Frame 1 (no input): blank canvas, image omitted
Frame 60 (the mouse pressed at the canvas centre just before this capture): blank canvas, image omitted
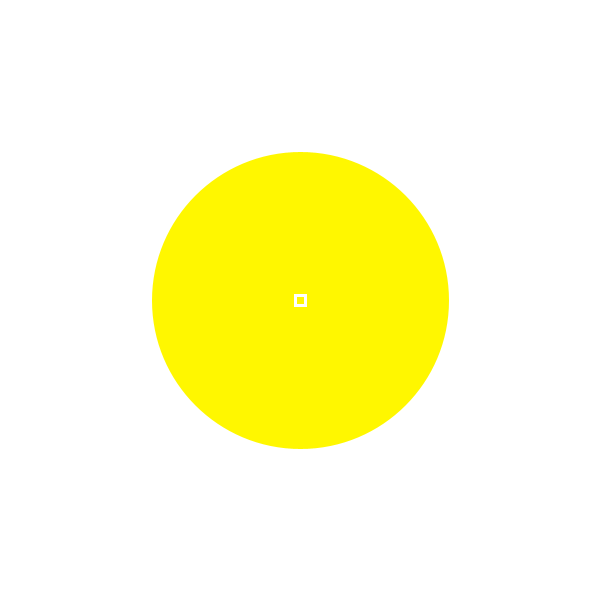
Frame 120 (the mouse held since frame 60 and released just before this capture)

The Processing sketch whose frames 1 and 60 were blank and that drew this single picture after the mouse press (run headless with seeded random() and noise(); from frame 60 on, the mouse is pressed at the canvas centre):

// Processing sketch: eduardoc0
// ── eduardoc0.pde
//Universidad del Desarrollo -
//Facultad de Diseño - Diseño Digital - 6to semestre - Expresión Digital II
//Certamen00
/*
En este programa se visualizan líneas que van formando figuras según
la posición del mouse en el eje X e Y, las coordenadas a su vez cambian
la posición y tamaño de una pelota que se encuentra en el canvas.
Los clicks y tipeos cambian los colores del fondo y la posición del puntero.
*/

int q;                                //se declara q como un número entero
float a;                              //se declara a como un numero decimal
color amarillo, negro, blanco;        //se declaran los colores amarillo, negro y blanco

void setup() {                       //ámbito de inicio
  size(600, 600);                    //tamaño del canvas
  q = 10;                            //se inicia q con un valor 10
  a = 0;                             //se inicia a con un valor 0
  amarillo = #FFF700;                //se inicia el color amarillo
  negro = #000000;                   //se inicia el color negro
  blanco = #FFFFFF;                  //se inicia el color blanco
}

void draw() {                       //ámbito de dibujo
  background(negro);                //color de fondo negro
  noCursor();                       //el puntero no se ve dentro del canvas
  q = mouseY;                       // q varía en eje Y con el mouse
  a = mouseX;                       // a varía en eje X con el mouse
  for (int i = q; i < 600; i +=15) { //si i es menor a 600, a q se le suman 15
    strokeWeight(3);                 //grosor de las líneas
    stroke(a, q, mouseX);            //color de las lineas, se ven afectadas por la posicion del mouse
    line(0, i, 600, mouseX);         //se dibuja una línea, segun la posición del mouse ésta se ve afectada
    line(i, 0, mouseX, 600);         //se dibuja una línea, segun la posición del mouse ésta se ve afectada
    fill(amarillo);                  //color de relleno amarillo
    ellipse(300, a, q, q);           //se dibuja una elipse, segun la posición del mouse esta cambia su posición y tamaño
    rectMode(CENTER);                //hace que el rectángulo se dibuje desde el centro
    rect(mouseX, mouseY, 10, 10);    //se dibuja un rectángulo, este se vera como si fuera el cursor
  }
}
void mousePressed() {            //ámbito de click de mouse
  if (negro == color(negro)) {   //si negro es de color negro
    negro= color(blanco);                //con un click el negro cambia a blanco
  } else {                       //con otro click
    blanco=color(negro);                //blanco cambia a negro
  }
}

void keyPressed() {        //ámbito de tipeo del teclado
  if (key == 'z') {        //si se apreta z
    mouseX = width/2;      //la posición del puntero se va a la mitad del canvas en el eje x
  }
}
